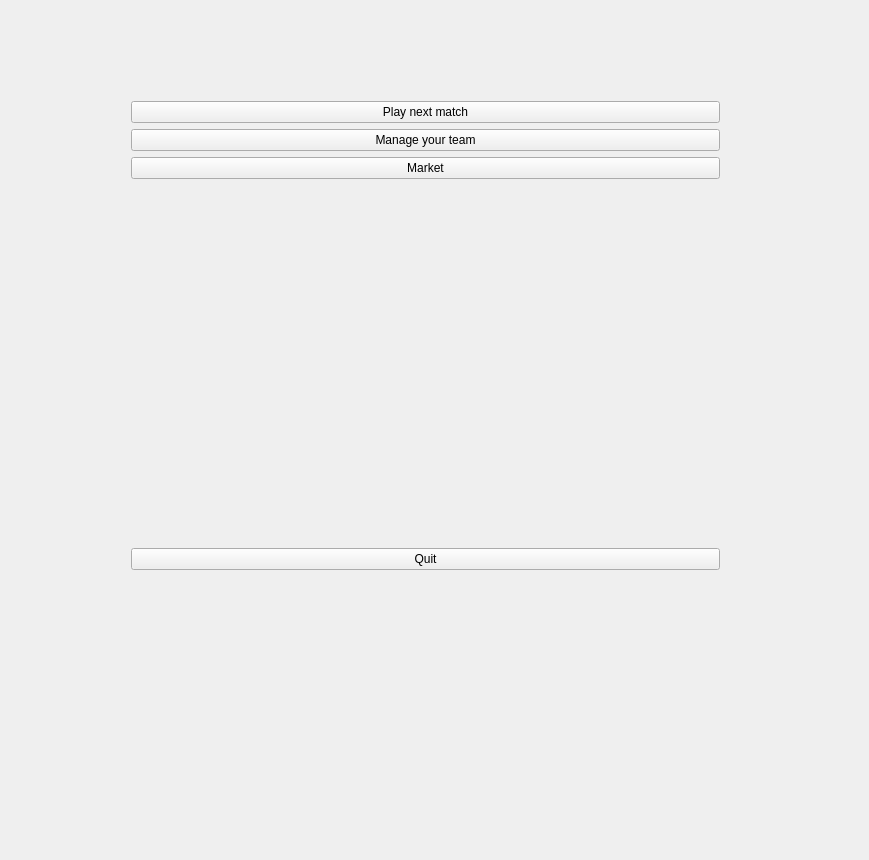
<?xml version="1.0" encoding="UTF-8"?>
<ui version="4.0">
 <class>MainMenu</class>
 <widget class="QWidget" name="MainMenu">
  <property name="geometry">
   <rect>
    <x>0</x>
    <y>0</y>
    <width>869</width>
    <height>860</height>
   </rect>
  </property>
  <property name="minimumSize">
   <size>
    <width>860</width>
    <height>860</height>
   </size>
  </property>
  <property name="baseSize">
   <size>
    <width>860</width>
    <height>860</height>
   </size>
  </property>
  <property name="windowTitle">
   <string>MainWindow</string>
  </property>
  <widget class="QWidget" name="centralWidget" native="true">
   <property name="geometry">
    <rect>
     <x>30</x>
     <y>30</y>
     <width>791</width>
     <height>801</height>
    </rect>
   </property>
   <widget class="QWidget" name="verticalLayoutWidget">
    <property name="geometry">
     <rect>
      <x>90</x>
      <y>60</y>
      <width>611</width>
      <height>491</height>
     </rect>
    </property>
    <layout class="QVBoxLayout" name="verticalLayout">
     <item>
      <widget class="QPushButton" name="playButton">
       <property name="minimumSize">
        <size>
         <width>0</width>
         <height>0</height>
        </size>
       </property>
       <property name="text">
        <string>Play next match</string>
       </property>
      </widget>
     </item>
     <item>
      <widget class="QPushButton" name="teamButton">
       <property name="text">
        <string>Manage your team</string>
       </property>
      </widget>
     </item>
     <item>
      <widget class="QPushButton" name="marketButton">
       <property name="text">
        <string>Market</string>
       </property>
      </widget>
     </item>
     <item>
      <spacer name="verticalSpacer">
       <property name="orientation">
        <enum>Qt::Vertical</enum>
       </property>
       <property name="sizeHint" stdset="0">
        <size>
         <width>20</width>
         <height>40</height>
        </size>
       </property>
      </spacer>
     </item>
     <item>
      <widget class="QPushButton" name="quitButton">
       <property name="text">
        <string>Quit</string>
       </property>
      </widget>
     </item>
    </layout>
   </widget>
   <widget class="QLabel" name="bg">
    <property name="geometry">
     <rect>
      <x>6</x>
      <y>92</y>
      <width>781</width>
      <height>421</height>
     </rect>
    </property>
    <property name="text">
     <string/>
    </property>
   </widget>
   <zorder>bg</zorder>
   <zorder>verticalLayoutWidget</zorder>
  </widget>
 </widget>
 <layoutdefault spacing="6" margin="11"/>
 <resources/>
 <connections/>
</ui>
